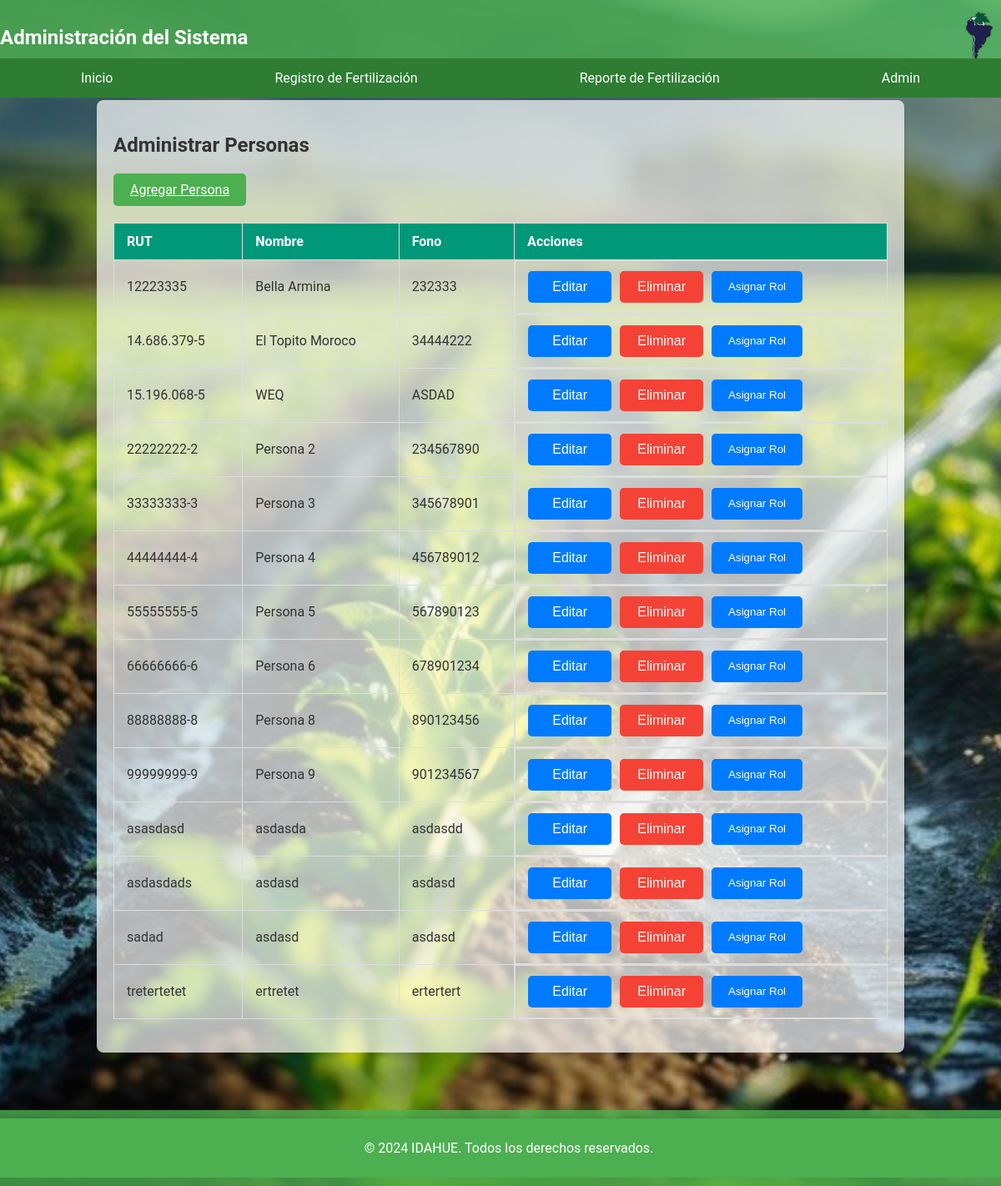
The page /Admin/personal/Personal.php on the database its author committed.
### tables this page shows
CREATE TABLE `persona` (
  `rut` varchar(255) NOT NULL,
  `nombre` varchar(255) DEFAULT NULL,
  `fono` varchar(255) DEFAULT NULL
);

### Admin/personal/PersDB.php (called while the page is built, shortened)
<?php
include_once $_SERVER['DOCUMENT_ROOT'] . '/idahue/DBaccess.php';
class PersDB {
    private $conn;
    public function __construct() {
        $database = new Database();
        $this->conn = $database->getConnection();
    }
    public function getPersonas() {
        $query = "SELECT rut, nombre, fono FROM PERSONA";
        $stmt = $this->conn->prepare($query);
        $stmt->execute();
        return $stmt;
    }
}
?>

### DBaccess.php (called while the page is built, shortened)
<?php
class Database {
    private $host = "localhost";
    private $db_name = "idahue";
    private $username = "root";
    private $password = "";
    public function getConnection() {
        $this->conn = null;
        try {
            $this->conn = new PDO("mysql:host=" . $this->host . ";dbname=" . $this->db_name, $this->username, $this->password);
            $this->conn->exec("set names utf8");
        } catch(PDOException $exception) {
            echo "Connection error: " . $exception->getMessage();
        }
        return $this->conn;
    }
}
?>

### Admin/personal/PersBiz.php (called while the page is built, shortened)
<?php
include_once BASE_DR . 'Admin/Personal/PersDB.php';
class PersBiz {
    private $persDB;
    public function __construct() {
        $this->persDB = new PersDB();
    }
    public function getPersonas() {
        return $this->persDB->getPersonas();
    }
}
?>

### Admin/personal/Personal.php (the view, shortened to what this page needs)
<?php
include_once BASE_DR . 'Admin/Personal/PersBiz.php';
$persBiz = new PersBiz();
try {
    $personas = $persBiz->getPersonas();
} catch (Exception $e) {
    echo "Error al obtener datos: " . $e->getMessage();
    exit;
}
?>
<!DOCTYPE html>
<html lang="es">
<head>
  <link rel="stylesheet" href="<?php echo CSS_URL; ?>">
</head>
<body>
    <?php
    include BASE_DR . 'shared/header.php';
    ?>
    <main>
        <h2>Administrar Personas</h2>
        <a href="add_persona.php" class="button-primary">Agregar Persona</a>
        <table>
            <thead>
                <tr>
                    <th>RUT</th>
                    <th>Nombre</th>
                    <th>Fono</th>
                    <th>Acciones</th>
                </tr>
            </thead>
            <tbody id="personasTableBody">
                <?php
                if ($personas) {
                    while ($persona = $personas->fetch(PDO::FETCH_ASSOC)) { ?>
                        <tr>
                            <td><?php echo htmlspecialchars($persona['rut']); ?></td>
                            <td><?php echo htmlspecialchars($persona['nombre']); ?></td>
                            <td><?php echo htmlspecialchars($persona['fono']); ?></td>
                            <td class="table-actions">
                                <form action="edit_persona.php" method="get" style="display:inline;">
                                    <button type="submit" class="button-secondary">Editar</button>
                                </form>
                                <form action="Personal.php" method="post" style="display:inline;" onsubmit="return confirm('¿Está seguro de que desea eliminar esta persona?');">
                                    <button type="submit" class="button-danger">Eliminar</button>
                                </form>
                                <button class="button-secondary" onclick="document.getElementById('assignRoleForm<?php echo $persona['rut']; ?>').style.display='block'">Asignar Rol</button>
                            </td>
                        </tr>
                    <?php }
                } else {
                    echo "<tr><td colspan='4'>No se encontraron registros de personas.</td></tr>";
                }
                ?>
            </tbody>
        </table>
    </main>
    <?php include BASE_DR . 'shared/footer.php'; ?>
</body>
</html>

### Shared/styles.css (style rules this page uses)
body { font-family: 'Roboto', sans-serif; background-image: url('images/background.jpg'); background-size: cover; background-attachment: fixed; background-position: center; color: #333; margin: 0; padding: 0 20px; padding-top: 120px; padding-bottom: 60px; display: flex; flex-direction: column; align-items: center; min-height: 100vh; }
main { width: 80%; background-color: rgba(255, 255, 255, 0.7); padding: 20px; border-radius: 8px; box-shadow: 0 4px 8px rgba(0, 0, 0, 0.1); flex: 1; margin-bottom: 100px; }
form { display: flex; flex-wrap: wrap; gap: 15px; }
form input, form select, form button { padding: 10px; border: 1px solid #ccc; border-radius: 5px; font-size: 16px; width: 100%; box-sizing: border-box; }
form button { align-self: flex-end; }
table { width: 100%; border-collapse: collapse; margin: 20px 0; font-size: 16px; text-align: left; }
table thead tr { background-color: #009879; color: #ffffff; text-align: left; font-weight: bold; }
table th, table td { padding: 12px 15px; border: 1px solid #dddddd; }
table tbody tr { border-bottom: 1px solid #dddddd; }
.table-actions { display: flex; gap: 10px; }
.button-primary { background-color: #4CAF50; color: #fff; border: none; padding: 10px 20px; border-radius: 5px; cursor: pointer; transition: background-color 0.3s ease; width: auto; min-width: 100px; display: inline-block; }
.button-secondary { background-color: #007bff; color: #fff; border: none; padding: 10px 20px; border-radius: 5px; cursor: pointer; transition: background-color 0.3s ease; width: auto; min-width: 100px; display: inline-block; }
.button-danger { background-color: #f44336; color: #fff; border: none; padding: 10px 20px; border-radius: 5px; cursor: pointer; transition: background-color 0.3s ease; width: auto; min-width: 100px; display: inline-block; }

### rows shown on the page
persona: rut "12223335", nombre "Bella Armina", fono "232333"
persona: rut "14.686.379-5", nombre "El Topito Moroco", fono "34444222"
persona: rut "15.196.068-5", nombre "WEQ", fono "ASDAD"
persona: rut "22222222-2", nombre "Persona 2", fono "234567890"
persona: rut "33333333-3", nombre "Persona 3", fono "345678901"
persona: rut "44444444-4", nombre "Persona 4", fono "456789012"
persona: rut "55555555-5", nombre "Persona 5", fono "567890123"
persona: rut "66666666-6", nombre "Persona 6", fono "678901234"
persona: rut "88888888-8", nombre "Persona 8", fono "890123456"
persona: rut "99999999-9", nombre "Persona 9", fono "901234567"
persona: rut "asasdasd", nombre "asdasda", fono "asdasdd"
persona: rut "asdasdads", nombre "asdasd", fono "asdasd"
persona: rut "sadad", nombre "asdasd", fono "asdasd"
persona: rut "tretertetet", nombre "ertretet", fono "ertertert"
